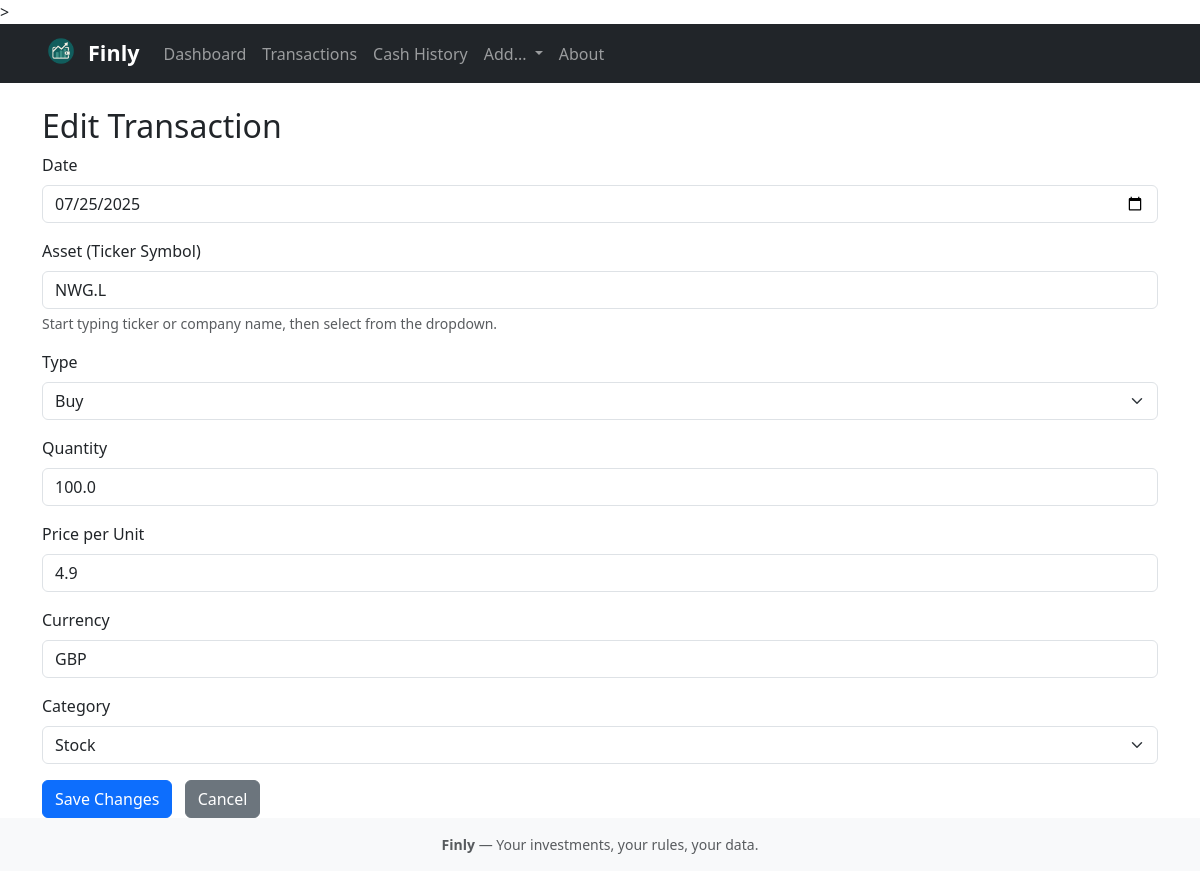
Page /transactions/edit/3 on the committed database.
### tables this page shows
CREATE TABLE transactions (
    id INTEGER PRIMARY KEY AUTOINCREMENT,
    date TEXT,
    asset TEXT,
    type TEXT,
    quantity REAL,
    price REAL,
    currency TEXT,
    category TEXT
);

### routes/transactions.py (the view, shortened to what this page needs)
@transactions_bp.route('/edit/<int:tx_id>', methods=['GET', 'POST'])
def edit_transaction(tx_id):
    db = get_db()
    cur = db.cursor()
    cur.execute("SELECT * FROM transactions WHERE id=?", (tx_id,))
    tx = cur.fetchone()
    if not tx:
        flash("Transaction not found.", "danger")
        return redirect(url_for('transactions.all_transactions'))
    return render_template('edit.html', tx=tx)

### db.py (called while the page is built)
def get_db():
    if "db" not in g:
        g.db = sqlite3.connect(DB_PATH, check_same_thread=False)
    return g.db

### templates/edit.html (shortened to what this page needs)
{% extends "base.html" %}
{% block content %}
<h2>Edit Transaction</h2>
<form method="POST">
  <div class="mb-3">
    <label for="date" class="form-label">Date</label>
    <input type="date" id="date" name="date" class="form-control" value="{{ tx[1] }}" required>
  </div>
  <div class="mb-3 position-relative">
    <label for="asset" class="form-label">Asset (Ticker Symbol)</label>
    <input type="text" id="asset" name="asset" class="form-control" value="{{ tx[2] }}" autocomplete="off" required>
    <div class="form-text">Start typing ticker or company name, then select from the dropdown.</div>
  </div>
  <div class="mb-3">
    <label for="type" class="form-label">Type</label>
    <select id="type" name="type" class="form-select" required>
      <option value="buy" {% if tx[3] == 'buy' %}selected{% endif %}>Buy</option>
    </select>
  </div>
  <div class="mb-3">
    <label for="quantity" class="form-label">Quantity</label>
    <input type="number" id="quantity" name="quantity" step="any" class="form-control" value="{{ tx[4] }}" required>
  </div>
  <div class="mb-3">
    <label for="price" class="form-label">Price per Unit</label>
    <input type="number" id="price" name="price" step="any" class="form-control" value="{{ tx[5] }}" required>
  </div>
  <div class="mb-3">
    <label for="currency" class="form-label">Currency</label>
    <input type="text" id="currency" name="currency" class="form-control" value="{{ tx[6] }}" required>
  </div>
  <div class="mb-3">
    <label for="category" class="form-label">Category</label>
    <select id="category" name="category" class="form-select" required>
      <option value="Stock" {% if tx[7] == 'Stock' %}selected{% endif %}>Stock</option>
    </select>
  </div>
  <button type="submit" class="btn btn-primary">Save Changes</button>
  <a href="{{ url_for('transactions.all_transactions') }}" class="btn btn-secondary ms-2">Cancel</a>
</form>
{% endblock %}

### rows in the picture
transactions: date "07/25/2025", asset "NWG.L", type "Buy", quantity "100.0", price "4.9", currency "GBP", category "Stock"
